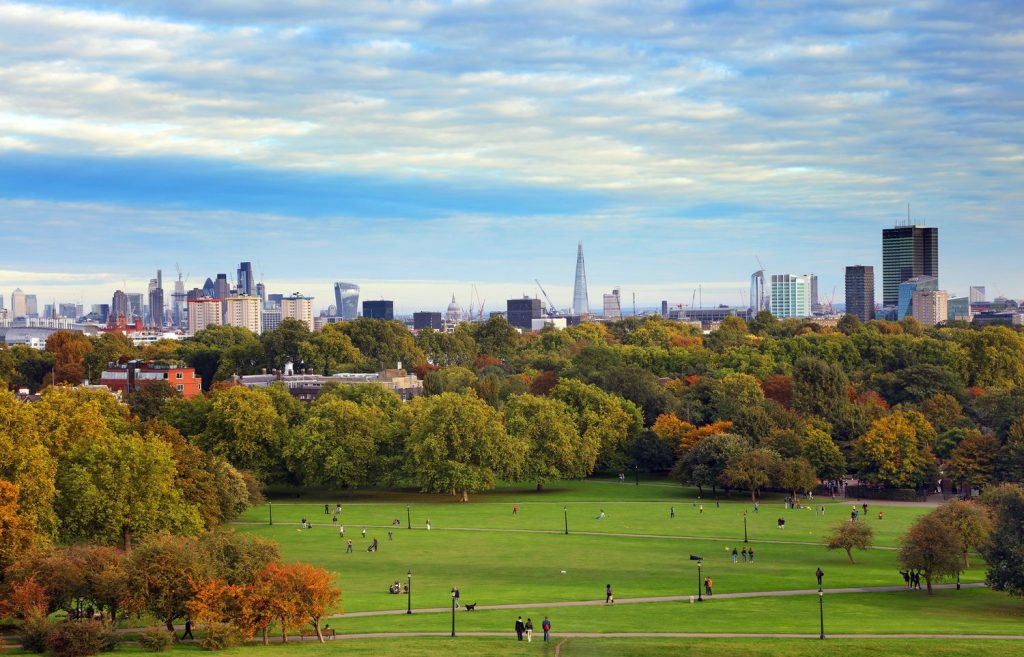
#> input picture pictures/london.jpg, 1024 x 657 px, found by its file name
$ python Basics.py
#> lines starting #> are read from the running program, lines starting #| are printed output that depends on the picture; after the words box and inside, x2 and y2 are one past the last pixel; in counts of white or black regions, pixels touching at a corner belong together
import cv2 as cv

img = cv.imread('pictures/london.jpg')
#> img is the input picture: shape (657, 1024, 3); mean B, G, R 125.4, 143, 131.6
cv.imshow('London',img)

#Converting to grayscale
grey = cv.cvtColor(img, cv.COLOR_BGR2GRAY)
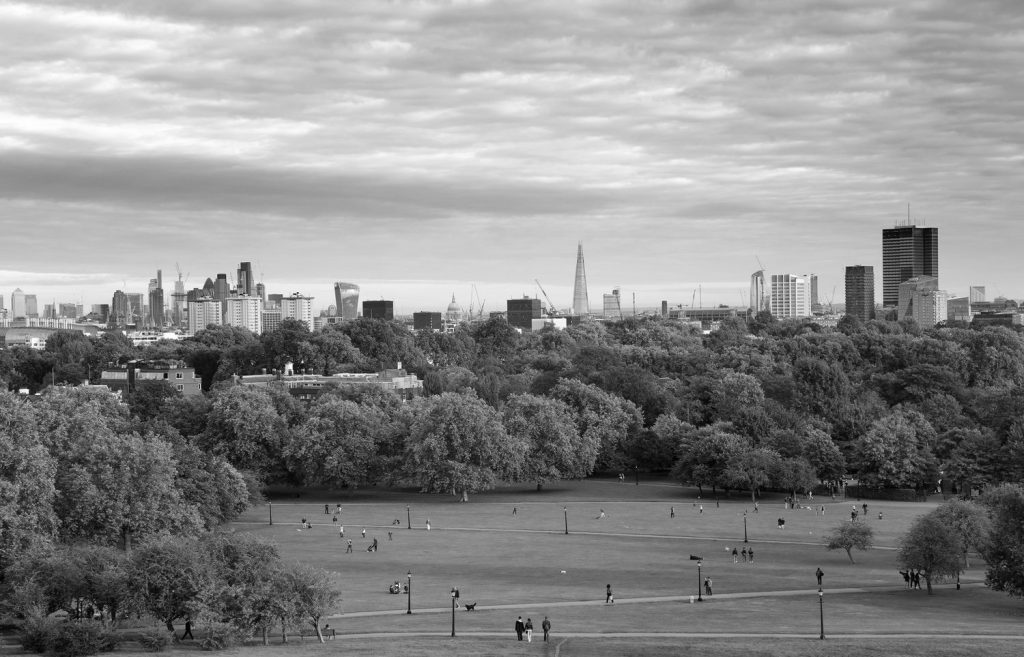
#> grey: shape (657, 1024); min 0, max 255, mean 137.6
cv.imshow('Grey', grey)

#Blur
blur = cv.GaussianBlur(img, (7,7), cv.BORDER_DEFAULT)
cv.imshow('Blur', blur)

#Edge Cascade
canny = cv.Canny(img, 125, 175)
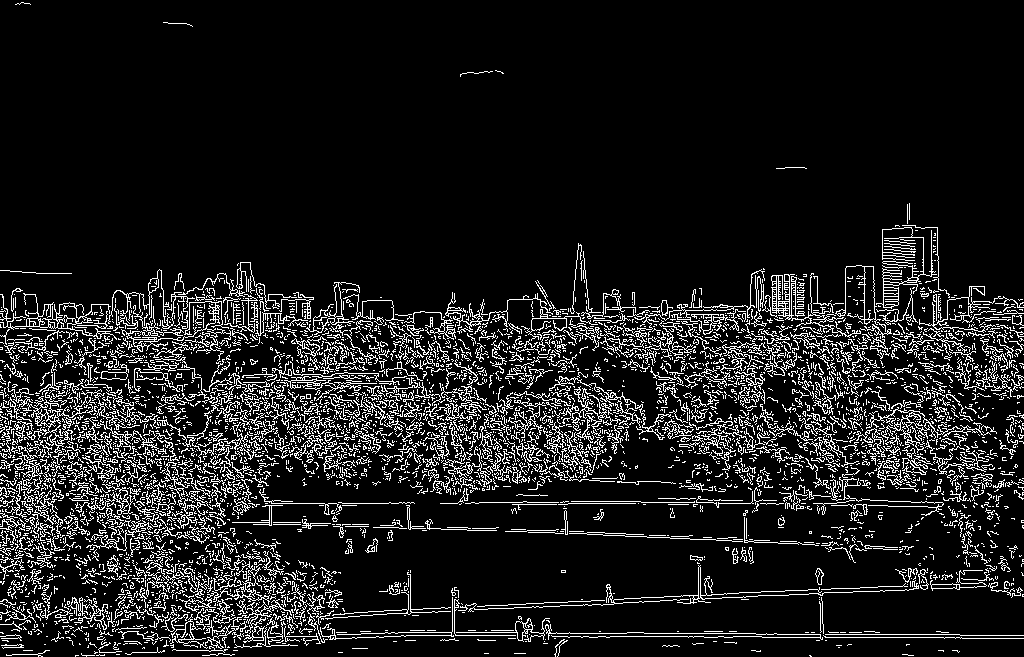
#> canny: shape (657, 1024); 11.2% white in thin lines or dots
cv.imshow('Canny Edges', canny)

#Dilate image
dilated = cv.dilate(canny, (7,7), iterations=5)
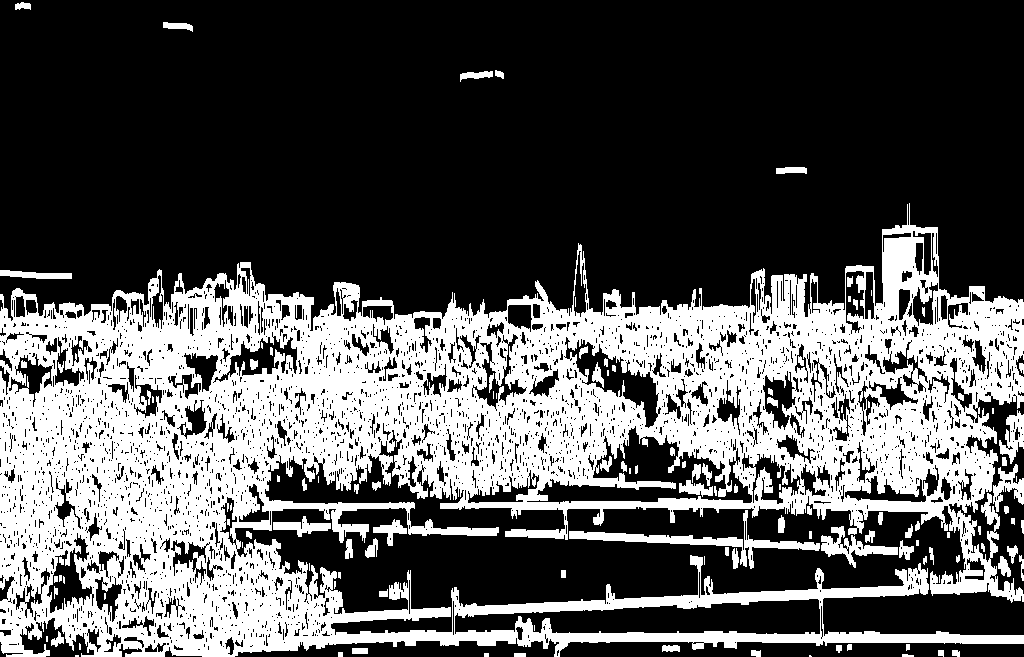
#> dilated: shape (657, 1024); 33.7% white; 121 white regions (34 under 20 px), largest, box (x1, y1, x2, y2) and area: (0, 203, 1024, 657) 215486, (569, 510, 820, 569) 2207, (821, 526, 898, 568) 1033
cv.imshow('Dilated', dilated)

#Erode image
eroded = cv.erode(dilated, (7,7), iterations=5)
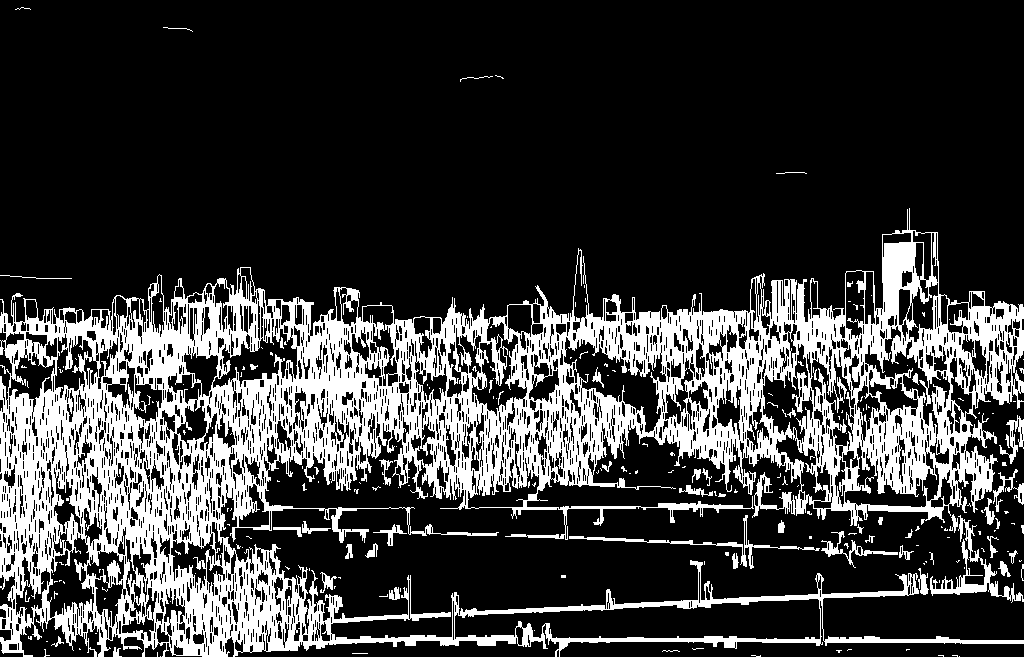
#> eroded: shape (657, 1024); 23.2% white; 227 white regions (174 under 20 px), largest, box (x1, y1, x2, y2) and area: (0, 208, 1024, 657) 148353, (930, 515, 1024, 603) 1408, (569, 515, 820, 569) 897
cv.imshow('Eroded', eroded)

#Resize
resized = cv.resize(img, (500,500), interpolation=cv.INTER_AREA)
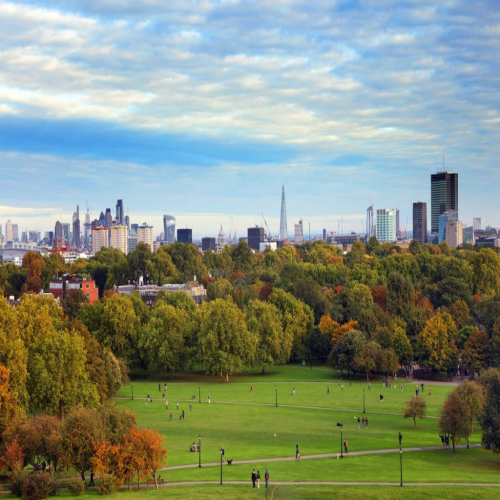
#> resized: shape (500, 500, 3); mean B, G, R 125.4, 143, 131.6
cv.imshow('Resized', resized)

#Cropping
cropped = img[50:200, 200:400]
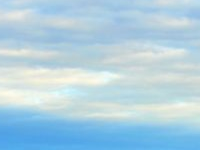
#> cropped: shape (150, 200, 3); mean B, G, R 224.6, 208.4, 176
cv.imshow('Cropped', cropped)

cv.waitKey(0)

$ run again, with pictures/cats2.jpg copied over pictures/london.jpg
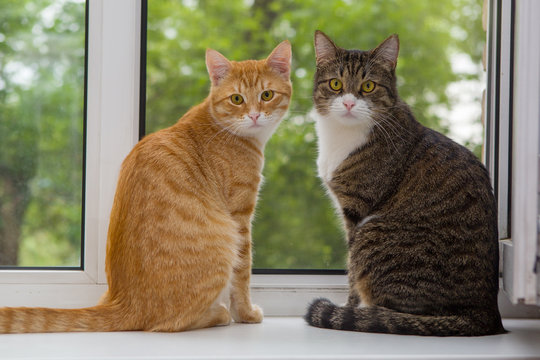
#> input picture pictures/cats2.jpg, 540 x 360 px, found by its file name
#> img is the input picture: shape (360, 540, 3); mean B, G, R 99.7, 127.4, 134.1
#> `canny = cv.Canny(img, 125, 175)`:
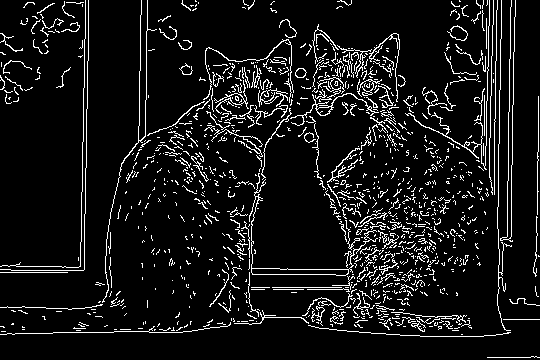
#> canny: shape (360, 540); 8.6% white in thin lines or dots
#> dilated: shape (360, 540); 26.7% white; 197 white regions (73 under 20 px), largest, box (x1, y1, x2, y2) and area: (0, 0, 540, 342) 35244, (403, 0, 490, 176) 2140, (0, 312, 232, 340) 1909
#> eroded: shape (360, 540); 14.3% white; 275 white regions (200 under 20 px), largest, box (x1, y1, x2, y2) and area: (0, 0, 540, 342) 18322, (0, 0, 89, 278) 1100, (398, 200, 439, 286) 903
#> `cropped = img[50:200, 200:400]`:
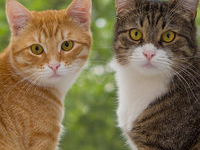
#> cropped: shape (150, 200, 3); mean B, G, R 77.4, 109.2, 125.3
